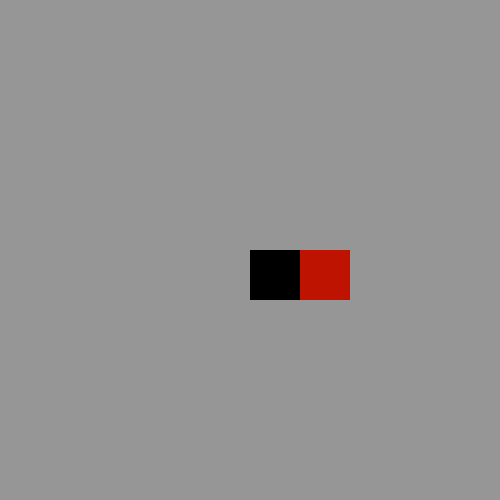
Frame 1 (no input)
Frame 60 (the mouse pressed at the canvas centre just before this capture): identical to frame 1, image omitted
Frame 120 (the mouse held since frame 60 and released just before this capture): identical to frame 1, image omitted

The Processing sketch that drew this single still picture (run headless with seeded random() and noise(); from frame 60 on, the mouse is pressed at the canvas centre):

// Processing sketch: bs_Sokoban
// ── bs_Sokoban.pde
float x, y;
Player player;
Crate one;


void setup() {
  size(500, 500);
  background(150);
  player = new Player();
  one = new Crate(); // red
  x = 50;
  y = 50;
}


void draw() {
  player.createPlayer();
  one.createCrate(); //red

  if (key == CODED) {
    if (keyCode == UP) {
      translate(0, y - 50);
      println("UP");
    }
  }
  if (key == CODED) {
    if (keyCode == DOWN) {
      translate(0, y + 50);
      println("DOWN");
    }
  }
  if (key == CODED) {
    if (keyCode == LEFT) {
      translate(x - 50, 0);
      println("LEFT");
    }
  }
  if (key == CODED) {
    if (keyCode == RIGHT) {
      translate(x + 50, 0);
      println("RIGHT");
    }
  }
}


// ── Crate.pde
class Crate {

  Crate() {
  }

  void createCrate() {
    noStroke();
    fill(189, 19, 0);
    rect(300, 250, 50, 50);
  }
}


// ── Player.pde
class Player {
  float x, y;

  Player() {
  }

  void createPlayer() {
    noStroke();
    fill(0);
    rect(250, 250, 50, 50); //Draws a small black box to act as the player 
  }
}
